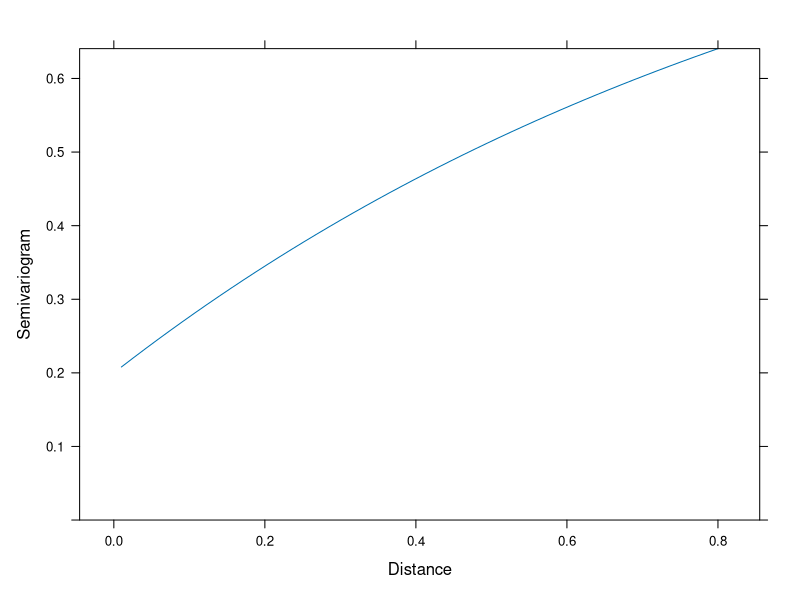
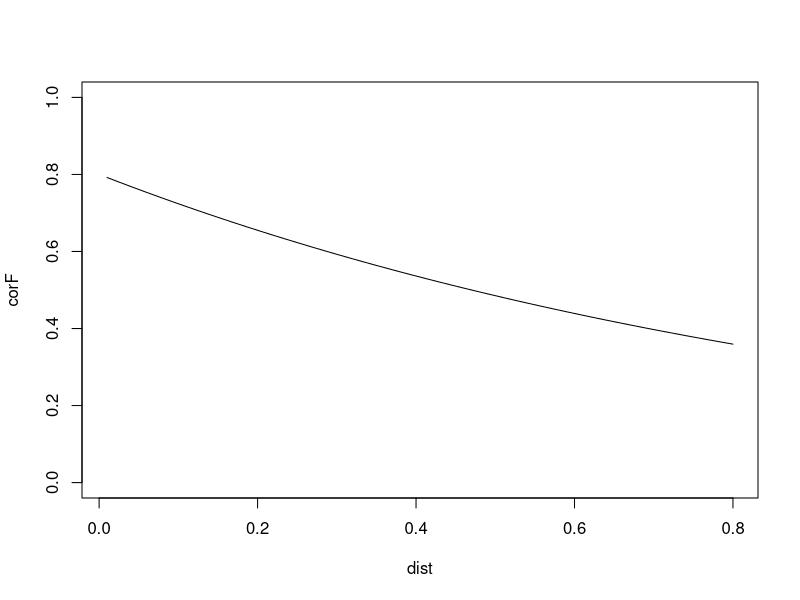
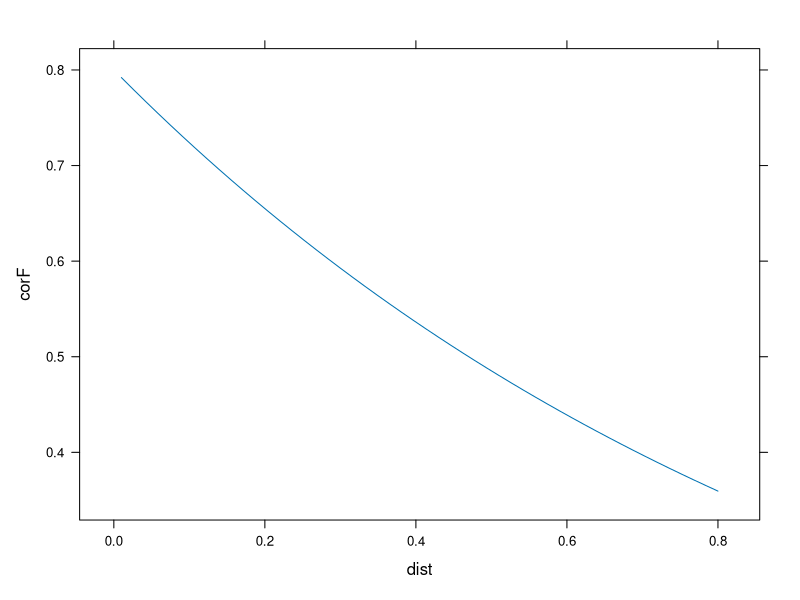

Here is the R script that generated these plots, in order:
## ---- chunk 1
library(nlme)
library(lattice)
## ---- chunk 2
tx <- c(0, 10^-2, 0.8)
tx
## ---- chunk 3
cX <-
  corExp(
    value = c(1, 0.2),
    form = ~tx,
    nugget = TRUE
  )
cX
## ---- chunk 4
Dtx <- data.frame(tx)
cXi <- Initialize(cX, data = Dtx)
cXi
## ---- chunk 5
Vrg <- Variogram(cXi)
plot(Vrg, smooth = FALSE, type = "l")
## ---- chunk 6
corFunDt <-
  data.frame(
    dist = Vrg$dist,
    corF = 1 - Vrg$variog
  )
plot(corFunDt, type = "l", ylim = c(0, 1))
## ---- chunk 7
xyplot(corF ~ dist, data = corFunDt, type = "l")
## ---- chunk 8
subj <- rep(1:2, each = 4)
occ <- rep(1:4, 2)
loc1 <- rep(c(0, 0.2, 0.4, 0.8), 2)
loc2 <- c(0, 0.2, 0.4, 0.8, 0., 0.1, 0.2, 0.4)
df0 <- data.frame(subj, occ, loc1, loc2)
df0
df <- subset(df0, subj != 2 | occ != 3)
df
## ---- chunk 9
cs <- corCompSymm(value = 0.3, form = ~ 1 | subj)
cs <- Initialize(cs, df)
cs
## ---- chunk 10
coef(cs, unconstrained = FALSE)
## ---- chunk 11
coef(cs)
## ---- chunk 12
getCovariate(cs)
## ---- chunk 13
corMatrix(cs)
## ---- chunk 14
cs1 <- corAR1(0.3, form = ~tx)
coef(cs1, unconstrained = FALSE)
## ---- chunk 15
coef(cs1)
## ---- chunk 16
tx <- 1:4
corMatrix(cs1, covariate = tx)
## ---- chunk 17
df2 <- data.frame(tx)
cs1i <- Initialize(cs1, data = df2)
corMatrix(cs1i)
## ---- chunk 18
chL <- corMatrix(cs1i, corr = FALSE)
chL
## ---- chunk 19
solve(t(chL) %*% chL)
## ---- chunk 20
solve(t(chL) %*% chL)
## ---- chunk 21
car <- corAR1(value = 0.3, form = ~ 1 | subj)
carI <- Initialize(car, df)
carI
## ---- chunk 22
getCovariate(carI)
## ---- chunk 23
corMatrix(carI)
## ---- chunk 24
car1 <- corAR1(value = 0.3, form = ~ occ | subj)
car1 <- Initialize(car1, df)
getCovariate(car1)
## ---- chunk 25
corMatrix(car1)
## ---- chunk 26
ceE <- corExp(value = 1, form = ~ loc1 + loc2 | subj)
ceE <- Initialize(ceE, df)
ceE
## ---- chunk 27
corMatrix(ceE)
## ---- chunk 28
ceM <- corExp(1, ~ loc1 + loc2 | subj, metric = "manhattan")
ceM <- Initialize(ceM, df)
corMatrix(ceM)
## ---- chunk 29
ceEn <- corExp(c(1, 0.2), ~ loc1 + loc2 | subj, nugget = TRUE)
ceEn <- Initialize(ceEn, df)
ceEn
## ---- chunk 30
coef(ceEn, unconstrained = FALSE)
## ---- chunk 31
corMatrix(ceEn)
